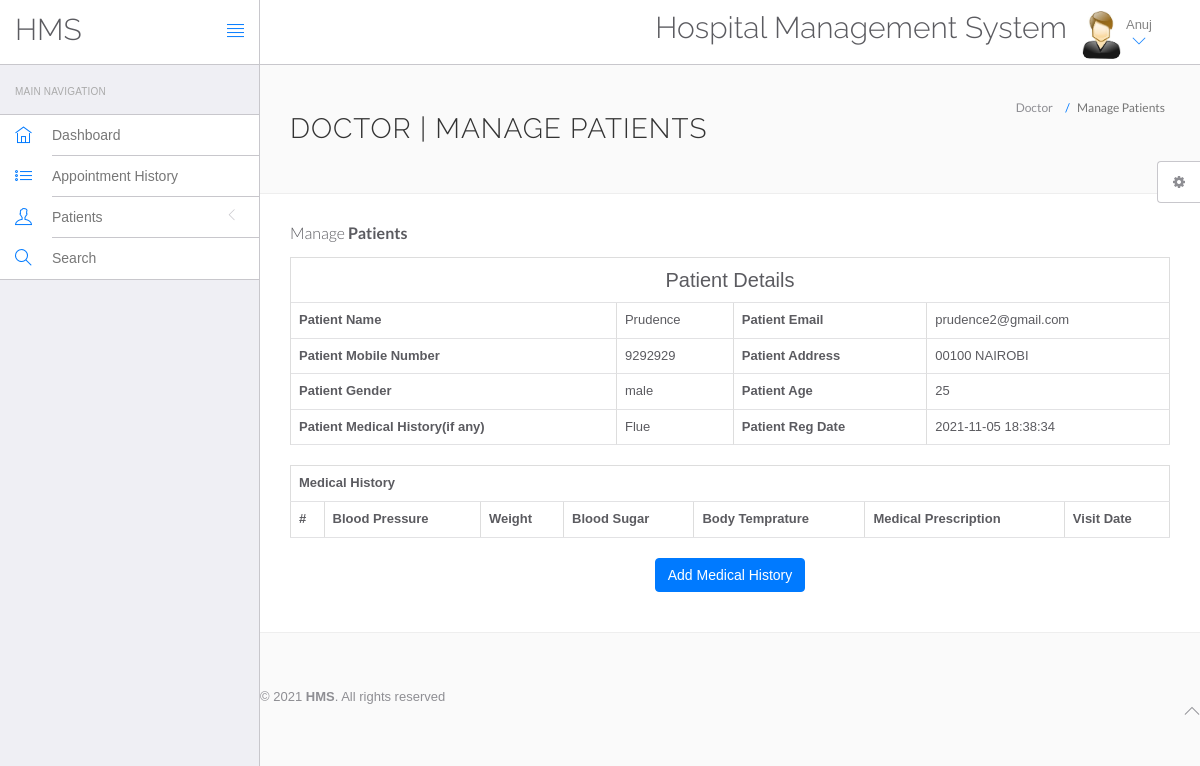
/hospital/hms/doctor/view-patient.php?viewid=6 (signed in), run on the app's committed database.
### tables this page shows
CREATE TABLE IF NOT EXISTS `doctors` (
  `id` int NOT NULL AUTO_INCREMENT,
  `specilization` varchar(255) DEFAULT NULL,
  `doctorName` varchar(255) DEFAULT NULL,
  `address` longtext,
  `docFees` varchar(255) DEFAULT NULL,
  `contactno` bigint DEFAULT NULL,
  `docEmail` varchar(255) DEFAULT NULL,
  `password` varchar(255) DEFAULT NULL,
  `creationDate` timestamp NULL DEFAULT CURRENT_TIMESTAMP,
  `updationDate` timestamp NULL DEFAULT NULL ON UPDATE CURRENT_TIMESTAMP,
  PRIMARY KEY (`id`)
);

CREATE TABLE IF NOT EXISTS `tblpatient` (
  `ID` int NOT NULL AUTO_INCREMENT,
  `Docid` int DEFAULT NULL,
  `PatientName` varchar(200) DEFAULT NULL,
  `PatientContno` bigint DEFAULT NULL,
  `PatientEmail` varchar(200) DEFAULT NULL,
  `PatientGender` varchar(50) DEFAULT NULL,
  `PatientAdd` mediumtext,
  `PatientAge` int DEFAULT NULL,
  `PatientMedhis` mediumtext,
  `CreationDate` timestamp NULL DEFAULT CURRENT_TIMESTAMP,
  `UpdationDate` timestamp NULL DEFAULT NULL ON UPDATE CURRENT_TIMESTAMP,
  PRIMARY KEY (`ID`)
);

### hospital/hms/doctor/view-patient.php (the view, shortened to what this page needs)
<?php
include('include/config.php');
?>
<!DOCTYPE html>
<html lang="en">
	<head>
		<link rel="stylesheet" href="vendor/bootstrap/css/bootstrap.min.css">
		<link rel="stylesheet" href="vendor/fontawesome/css/font-awesome.min.css">
		<link rel="stylesheet" href="vendor/themify-icons/themify-icons.min.css">
		<link href="vendor/animate.css/animate.min.css" rel="stylesheet" media="screen">
		<link href="vendor/perfect-scrollbar/perfect-scrollbar.min.css" rel="stylesheet" media="screen">
		<link href="vendor/switchery/switchery.min.css" rel="stylesheet" media="screen">
		<link href="vendor/bootstrap-touchspin/jquery.bootstrap-touchspin.min.css" rel="stylesheet" media="screen">
		<link href="vendor/select2/select2.min.css" rel="stylesheet" media="screen">
		<link href="vendor/bootstrap-datepicker/bootstrap-datepicker3.standalone.min.css" rel="stylesheet" media="screen">
		<link href="vendor/bootstrap-timepicker/bootstrap-timepicker.min.css" rel="stylesheet" media="screen">
		<link rel="stylesheet" href="assets/css/styles.css">
		<link rel="stylesheet" href="assets/css/plugins.css">
		<link rel="stylesheet" href="assets/css/themes/theme-1.css" id="skin_color" />
	</head>
	<body>
		<div id="app">
<?php include('include/sidebar.php');?>
<div class="app-content">
<?php include('include/header.php');?>
<div class="main-content" >
<div class="wrap-content container" id="container">
<section id="page-title">
<div class="row">
<div class="col-sm-8">
<h1 class="mainTitle">Doctor | Manage Patients</h1>
</div>
<ol class="breadcrumb">
<li>
<span>Doctor</span>
</li>
<li class="active">
<span>Manage Patients</span>
</li>
</ol>
</div>
</section>
<div class="container-fluid container-fullw bg-white">
<div class="row">
<div class="col-md-12">
<h5 class="over-title margin-bottom-15">Manage <span class="text-bold">Patients</span></h5>
<?php
                               $vid=$_GET['viewid'];
                               $ret=mysqli_query($con,"select * from tblpatient where ID='$vid'");
while ($row=mysqli_fetch_array($ret)) {
                               ?>
<table border="1" class="table table-bordered">
 <tr align="center">
<td colspan="4" style="font-size:20px;color:blue">
 Patient Details</td></tr>
    <tr>
    <th scope>Patient Name</th>
    <td><?php  echo $row['PatientName'];?></td>
    <th scope>Patient Email</th>
    <td><?php  echo $row['PatientEmail'];?></td>
  </tr>
  <tr>
    <th scope>Patient Mobile Number</th>
    <td><?php  echo $row['PatientContno'];?></td>
    <th>Patient Address</th>
    <td><?php  echo $row['PatientAdd'];?></td>
  </tr>
    <tr>
    <th>Patient Gender</th>
    <td><?php  echo $row['PatientGender'];?></td>
    <th>Patient Age</th>
    <td><?php  echo $row['PatientAge'];?></td>
  </tr>
  <tr>
    <th>Patient Medical History(if any)</th>
    <td><?php  echo $row['PatientMedhis'];?></td>
     <th>Patient Reg Date</th>
    <td><?php  echo $row['CreationDate'];?></td>
  </tr>
<?php }?>
</table>
<table id="datatable" class="table table-bordered dt-responsive nowrap" style="border-collapse: collapse; border-spacing: 0; width: 100%;">
  <tr align="center">
   <th colspan="8" >Medical History</th>
  </tr>
  <tr>
    <th>#</th>
<th>Blood Pressure</th>
<th>Weight</th>
<th>Blood Sugar</th>
<th>Body Temprature</th>
<th>Medical Prescription</th>
<th>Visit Date</th>
</tr>
</table>
<p align="center">
 <button class="btn btn-primary waves-effect waves-light w-lg" data-toggle="modal" data-target="#myModal">Add Medical History</button></p>
</div>
</div>
</div>
</div>
	<?php include('include/footer.php');?>
	<?php include('include/setting.php');?>
		</div>
	</body>
</html>

### hospital/hms/doctor/include/header.php (shortened to what this page needs)
<header class="navbar navbar-default navbar-static-top">
					<div class="navbar-header">
						<a class="navbar-brand" href="#">
							<h2 style="padding-top:20% ">HMS</h2>
						</a>
						<a href="#" class="sidebar-toggler pull-right visible-md visible-lg" data-toggle-class="app-sidebar-closed" data-toggle-target="#app">
							<i class="ti-align-justify"></i>
						</a>
					</div>
					<div class="navbar-collapse collapse">
						<ul class="nav navbar-right">
								<li  style="padding-top:2% ">
								<h2>Hospital Management System</h2>
							</li>
							<li class="dropdown current-user">
								<a href class="dropdown-toggle" data-toggle="dropdown">
									<img src="assets/images/images.jpg" > <span class="username">
									<?php $query=mysqli_query($con,"select doctorName from doctors where id='".$_SESSION['id']."'");
while($row=mysqli_fetch_array($query))
{
	echo $row['doctorName'];
}
									?> <i class="ti-angle-down"></i></i></span>
								</a>
							</li>
						</ul>
					</div>
				</header>

### hospital/hms/doctor/assets/css/themes/theme-1.css (style rules this page uses)
body { background: #FAFAFA; }
header .navbar-header { background: #ffffff !important; border-right-color: #c8c7cc !important; border-bottom-color: #c8c7cc !important; }
header .navbar-header .sidebar-toggler, header .navbar-header .sidebar-mobile-toggler { color: #007aff !important; }
header .navbar-header .navbar-brand { color: #777 !important; }
header .navbar-collapse { background: #ffffff !important; border-bottom-color: #c8c7cc !important; box-shadow: none !important; }
header .navbar-collapse .navbar-right > li > a { color: #777; }
header .navbar-collapse .navbar-right > li > a i { color: #007aff !important; }

### data on the page
doctors: doctorName "Anuj"
tblpatient: PatientName "Prudence", PatientEmail "prudence2@gmail.com", PatientContno "9292929", PatientAdd "00100 NAIROBI", PatientGender "male", PatientAge "25", PatientMedhis "Flue", CreationDate "2021-11-05 18:38:34"
